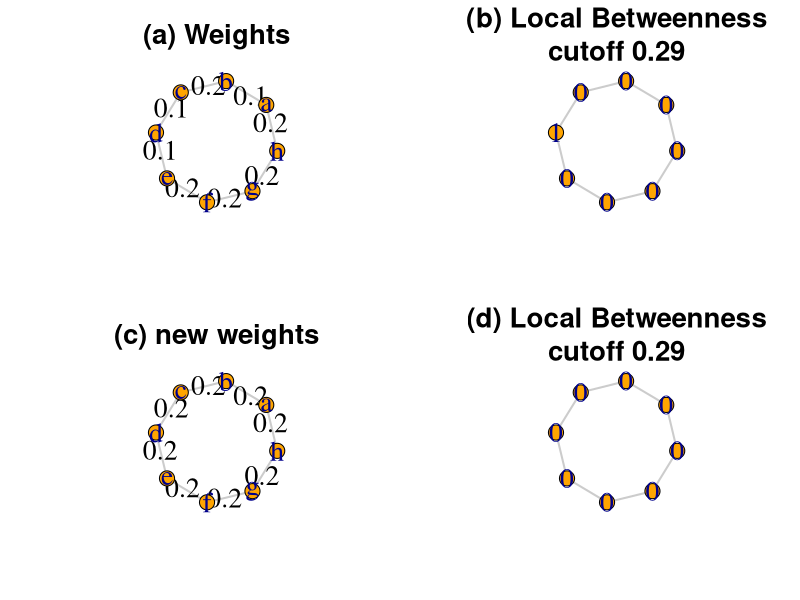
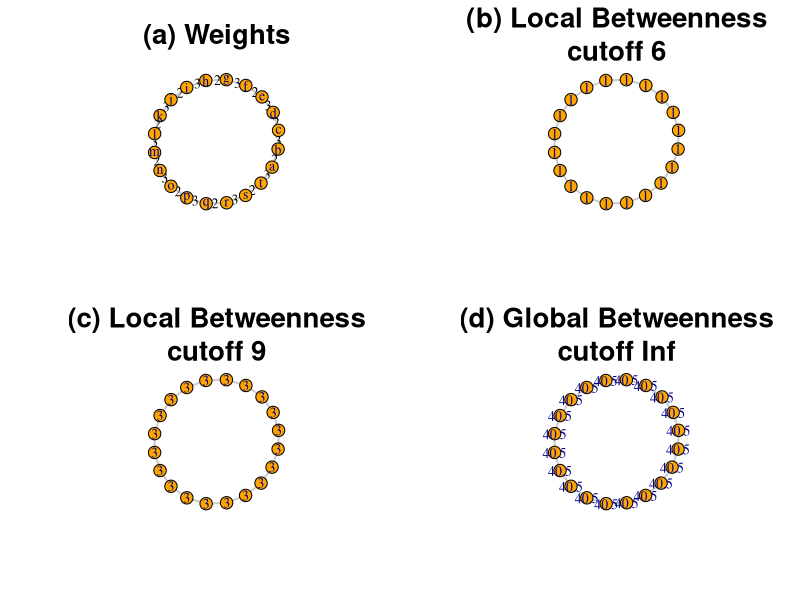

Here is the R script that generated these plots, in order:
require(igraph)
packageVersion("igraph") # my installed version is 1.0.1

#--- set plotting parameters
vs <- 25# vertex.size
ec <- gray(0.8)#edge.color
elx <- 2# edge.label.cex
elc <- "black"#,edge.label.color
vlc <- 2#vertex.label.cex
ew <- 2#edge.width
cm <- 2
vc <- "orange"

#--- example 1
set.seed(1210)
g <- make_ring(8)
lay <- layout.auto(g)

graphics.off()
windows(width = 12, height=12)
par(mfrow=c(2,2))

V(g)$name <- letters[1:length(V(g))]
g <- set.edge.attribute(g, "weight", value= c(.1 , .2, rep(.1, 2), rep(0.2,4)))
plot(g, edge.label=round(E(g)$weight,1), layout=lay, vertex.size=vs, edge.color=ec, edge.label.cex=elx, vertex.label.cex=vlc, edge.width=ew, edge.label.color=elc, vertex.color=vc)
title("(a) Weights", cex.main = cm)

bl.1 <- estimate_betweenness(g, cutoff=0.29)
V(g)$name <- bl.1
plot(g,        layout=lay, vertex.size=vs, edge.color=ec, edge.label.cex=elx, vertex.label.cex=vlc, edge.width=ew, edge.label.color=elc, vertex.color=vc)
title("(b) Local Betweenness\ncutoff 0.29", cex.main = cm)

V(g)$name <- letters[1:length(V(g))]
g <- set.edge.attribute(g, "weight", value=.2)
plot(g, edge.label=round(E(g)$weight,1), layout=lay, vertex.size=vs, edge.color=ec, edge.label.cex=elx, vertex.label.cex=vlc, edge.width=ew, edge.label.color=elc, vertex.color=vc)
title("(c) new weights", cex.main = cm)

bl.2 <- estimate_betweenness(g, cutoff=0.29)
V(g)$name <- bl.2
plot(g,          layout=lay, vertex.size=vs, edge.color=ec, edge.label.cex=elx, vertex.label.cex=vlc, edge.width=ew, edge.label.color=elc, vertex.color=vc)
title("(d) Local Betweenness\ncutoff 0.29", cex.main = cm)




#--- set plotting parameters
vs <- 20# vertex.size
ec <- gray(0.8)#edge.color
elx <- 1# edge.label.cex
elc <- "black"#,edge.label.color
vlc <- 1#vertex.label.cex
ew <- 2#edge.width
cm <- 2
vc <- "orange"

#--- example 2
set.seed(1210)
g <- make_ring(20)
lay <- layout.auto(g)

graphics.off()
windows(width = 30, height=30)
par(mfrow=c(2,2))

V(g)$name <- letters[1:length(V(g))]
g <- set.edge.attribute(g, "weight", value= c(rep(2:3,10)))
plot(g, edge.label=round(E(g)$weight,1), layout=lay, vertex.size=vs, edge.color=ec, edge.label.cex=elx, vertex.label.cex=vlc, edge.width=ew, edge.label.color=elc, vertex.color=vc)
title("(a) Weights", cex.main = cm)

bl.1 <- estimate_betweenness(g, cutoff=6)
V(g)$name <- bl.1
plot(g,        layout=lay, vertex.size=vs, edge.color=ec, edge.label.cex=elx, vertex.label.cex=vlc, edge.width=ew, edge.label.color=elc, vertex.color=vc)
title("(b) Local Betweenness\ncutoff 6", cex.main = cm)

bl.2 <- estimate_betweenness(g, cutoff=9)
V(g)$name <- bl.2
plot(g,        layout=lay, vertex.size=vs, edge.color=ec, edge.label.cex=elx, vertex.label.cex=vlc, edge.width=ew, edge.label.color=elc, vertex.color=vc)
title("(c) Local Betweenness\ncutoff 9", cex.main = cm)

bl.3 <- estimate_betweenness(g, cutoff=Inf)
V(g)$name <- bl.3
plot(g,          layout=lay, vertex.size=vs, edge.color=ec, edge.label.cex=elx, vertex.label.cex=vlc, edge.width=ew, edge.label.color=elc, vertex.color=vc)
title("(d) Global Betweenness\ncutoff Inf", cex.main = cm)
